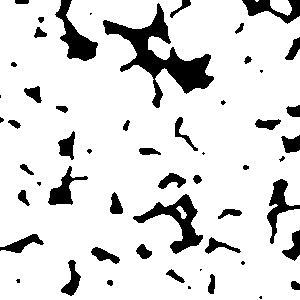
%> input picture Data/1.bmp, 300 x 300 px
$ octave main_porosity_poresize_permeability.m   (GNU Octave 9; MATLAB toolbox functions it lacks are replaced by stand-ins)
%> lines starting %> are read from the running program, lines starting %| are printed output that depends on the picture; in (x1, y1, x2, y2) boxes, pixels count from 0 and x2, y2 are one past the last pixel; in counts of white or black regions, pixels touching at a corner belong together; the program's own positions count from 1
clc;clear; close all;

%%%%%%%%%%%%%% pore_scale_parameter %%%%%%%%%%%%%%%%%%%%%%%%%
%%%%%%%  porosity pore size  permeability
% INPUTS

A=imread('E:\1PHD\Paper\DRPP\1Chengxu\DRPCTS-software-package\Data\1.bmp');
%> A is the input picture: size 300x300 uint8; 86.5% white; 55 black regions (14 under 20 px), largest, box (x1, y1, x2, y2) and area: (103, 3, 214, 108) 3173, (133, 194, 203, 254) 1281, (55, 0, 98, 61) 1008
A=double(A);
A=imadjust(A,[0 1],[1 0]);

Resolution=8.68; %
Number_of_categories=20; %

% CALCULATIONS
if size(A,3)==3
A=im2bw(A,graythresh(A));
end
Conn=8;
[s1,s2]=size(A);
%> s1 = 300; s2 = 300
A=~bwmorph(A,'majority',10);
%> A: size 300x300 logical; 86.8% white; 45 black regions (4 under 20 px), largest, box (x1, y1, x2, y2) and area: (103, 5, 214, 108) 3167, (133, 194, 203, 254) 1278, (56, 0, 98, 61) 1002
Poro=sum(sum(~A))/(s1*s2)*100;
%> Poro = 13.21
D=-bwdist(A,'cityblock');
B=medfilt2(D,[3 3]);
B=watershed(B,Conn);
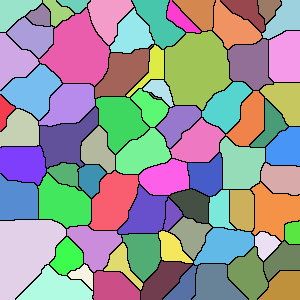
%> B: size 300x300 uint8; 75 distinct labels, from 0 to 74; one colour per label, 0 black
Pr=zeros(s1,s2);

for I=1:s1
    for J=1:s2
        if A(I,J)==0 && B(I,J)~=0
            Pr(I,J)=1;
        end
    end
end
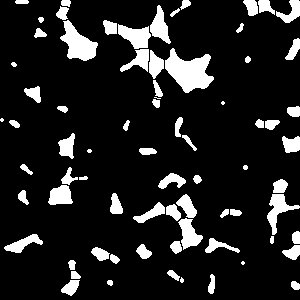
%> Pr: size 300x300 double; values 0 (black) and 1 (white), 13% white; 74 white regions (6 under 20 px), largest, box (x1, y1, x2, y2) and area: (165, 48, 214, 93) 1249, (60, 20, 98, 61) 811, (118, 24, 151, 49) 506
Pr=bwareaopen(Pr,9,Conn);
[Pr_L,Pr_n]=bwlabel(Pr,Conn);
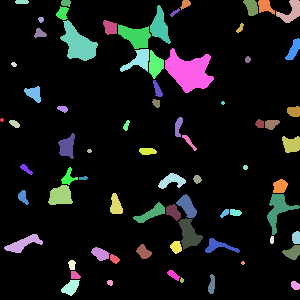
%> Pr_L: size 300x300 double; 74 distinct labels, from 0 to 73; one colour per label, 0 black
%> Pr_n = 73
V=zeros(Pr_n,1);
for I=1:s1
    for J=1:s2
        if Pr_L(I,J)~=0
            V(Pr_L(I,J))=V(Pr_L(I,J))+1;
        end
    end
end
%> after the loop, V = 73 values, max 1249 at index 39, min 12 at index 1, mean 159.6
R=Resolution.*(V./pi).^.5;
%> R = 73 values, max 173.1 at index 39, min 16.96 at index 1, mean 54.81

% % % %Outputs

NN=max(max(Pr_L));
%> NN = 73
Porimg=Pr_L;
PRimg=Pr_L;
Perimg=Pr_L;
pormum=length(find(Pr_L>0));
%> pormum = 11649
porosity=double(pormum/s1/s2)*100;
%> porosity = 12.94
Per=332;
for kk=1:NN
    index=find(Pr_L==kk);
    RR=R(kk);
    Por=double(length(index)/pormum);
    Porimg(index)=Por*porosity;
    Perimg(index)=Per*Por;
    PRimg(index)=RR;
end
%> this loop made 73 passes
%> (RR, Por) on passes 1 to 12: (16.96, 0.00103), (87.6, 0.0275), (37.3, 0.00498), (22.97, 0.00189), (35.31, 0.00446), (47.73, 0.00816), (38.56, 0.00532), (64.41, 0.0149), (43.8, 0.00687), (25.45, 0.00232), (94.58, 0.032), (53.2, 0.0101)
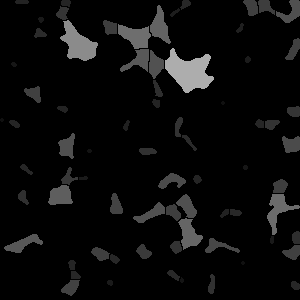
%> PRimg: size 300x300 double; 12.94% of pixels changed, all inside (x1, y1, x2, y2) = (0, 0, 300, 296)
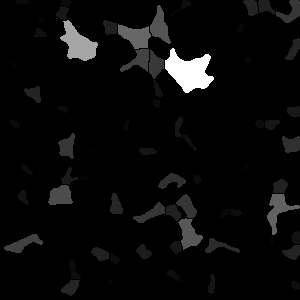
%> Perimg: size 300x300 double; 12.94% of pixels changed, all inside (x1, y1, x2, y2) = (0, 0, 300, 296); drawn with min black and max white
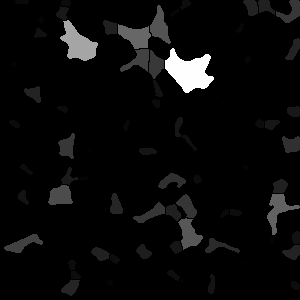
%> Porimg: size 300x300 double; 12.94% of pixels changed, all inside (x1, y1, x2, y2) = (0, 0, 300, 296); drawn with min black and max white
Porimg(find(Porimg==0))=NaN;
PRimg(find(PRimg==0))=NaN;
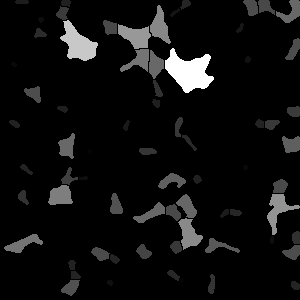
%> PRimg: size 300x300 double; 87.06% of the values are NaN or infinite; the others: min 16.96, max 173.1, mean 87.21; drawn with min black, max white, NaN and infinite black
Perimg(find(Perimg==0))=NaN;

Ra=mean(R);
%> Ra = 54.81

%
A=Porimg;
figure;
set(0,'defaultfigurecolor','w');
h=imagesc(A);
set(h,'alphadata',~isnan(A));
colormap hsv
c=colorbar;
digits(3);
%> (this line was passed over: digits is not available in this run)
c.FontSize=12;
grid on
shading interp


%
A1=PRimg;
figure;
set(0,'defaultfigurecolor','w');
h=imagesc(A1);
set(h,'alphadata',~isnan(A1));
colormap hsv
c=colorbar;
digits(3);
%> (this line was passed over: digits is not available in this run)
c.FontSize=12;
grid on
shading interp


A2=Perimg;
figure;
set(0,'defaultfigurecolor','w');
h=imagesc(A2);
set(h,'alphadata',~isnan(A2));
colormap hsv
c=colorbar;
digits(3);
%> (this line was passed over: digits is not available in this run)
c.FontSize=12;
grid on
shading interp

$ run again, with Data/2.bmp copied over Data/1.bmp
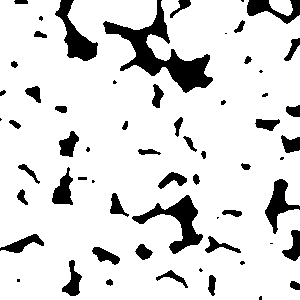
%> input picture Data/2.bmp, 300 x 300 px
%> A is the input picture: size 300x300 uint8; 86.5% white; 62 black regions (17 under 20 px), largest, box (x1, y1, x2, y2) and area: (103, 0, 213, 93) 2839, (132, 195, 203, 254) 1288, (55, 0, 98, 61) 1010
%> Poro = 13.12
%> `[Pr_L,Pr_n]=bwlabel(Pr,Conn);`:
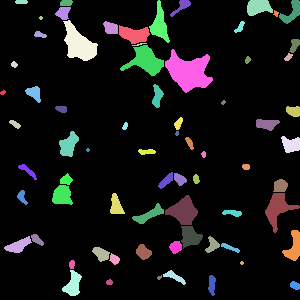
%> Pr_L: size 300x300 double; 71 distinct labels, from 0 to 70; one colour per label, 0 black
%> Pr_n = 70
%> after the loop `for I=1:s1`: V = 70 values, max 1177 at index 39, min 12 at index 11, mean 166.2
%> R = 70 values, max 168 at index 39, min 16.96 at index 11, mean 55.51
%> NN = 70
%> pormum = 11632
%> porosity = 12.92
%> the loop `for kk=1:NN` made 70 passes
%> (RR, Por) on passes 1 to 8: (22.44, 0.00181), (75.23, 0.0203), (37.3, 0.00499), (28.13, 0.00284), (33.93, 0.00413), (45.41, 0.00739), (49.22, 0.00868), (61.56, 0.0136)
%> `PRimg(find(PRimg==0))=NaN;`:
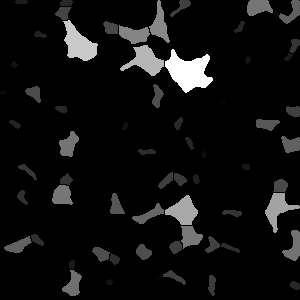
%> PRimg: size 300x300 double; 87.08% of the values are NaN or infinite; the others: min 16.96, max 168, mean 89.44; drawn with min black, max white, NaN and infinite black
%> Ra = 55.51
